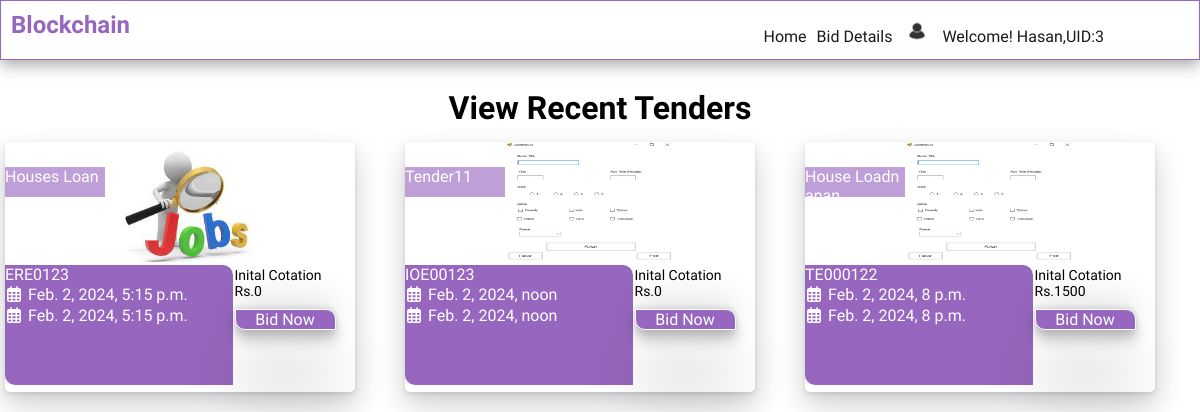
/dashboard/ (signed in), run on an earlier commit of the app's database.
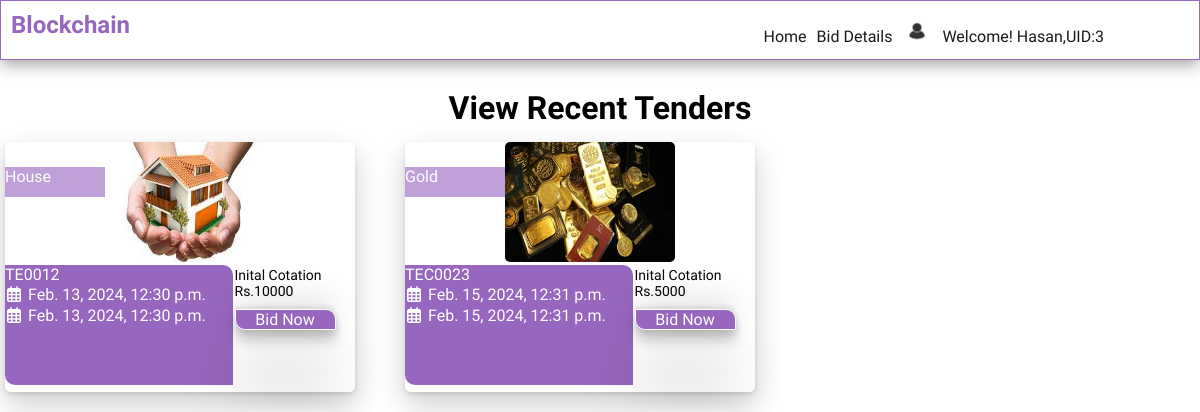
And on a later commit of the database.
### eadmin/models.py (models this page shows)
class tender(models.Model):
    title = models.CharField(max_length=100,null=False, blank=False)
    started_at = models.DateTimeField()
    ended_at = models.DateTimeField()
    img = models.ImageField(upload_to=getFile,null=True,blank=True)
    created_at=models.DateTimeField(auto_now_add=True)
    tenderNo = models.CharField(max_length=100,null=False,blank=False)
    status=  models.BooleanField(default=True)
    initalCotation = models.CharField(max_length=100,null=False,blank=False,default=0)

### eadmin/views.py (the view)
# urls.py: path("dashboard/",views.dashboard, name="dashboard"),
def dashboard(request):
    participant_info = getattr(request, 'participant_info', None)
    if not participant_info:
        return redirect('login')  # Redirect to login if participant_info is not available
    logger.warning(str(participant_info.id))  # Log participant ID
    tenders = getattr(request, 'tenderList', None)
    logger.warning(f"Tenders: {tenders}")
    return render(request, "e-participant/index.html", {'participant_info': participant_info,'tenders':tenders},)

### eadmin/BlockchainMiddleWare.py (called while the page is built)
    def __call__(self, request):
        tender_id = request.GET.get('tender_id', None)  # Assuming the tenderid is passed via GET parameter
        block_list = None
        if tender_id:
            block_list = Blockchain.objects.filter(tenderid=tender_id)
            request.block_list = block_list
        else:
            request.block_list = None
        response = self.get_response(request)
        return response

### eadmin/tenderMiddleware.py (called while the page is built)
    def __call__(self, request):
        tenderList = None
        getTender = tender.objects.all()
        request.tenderList = getTender
        response = self.get_response(request)
        return response

### templates/e-participant/index.html
{% extends 'e-participant/layout.html' %}
{% load static %}
{% block content %}
<div class="header-container">
    <h1>View Recent Tenders</h1>
</div>
<div class="bl-container">
    {% for tender in tenders %}
    <div class="bl-card">
        <div class="bl-img">
            <img src="{% static  tender.img  %}" alt="" class="bl-img">
        </div>
        <div class="bl-content">
            <div class="bl-title">
                {{ tender.title }}
            </div>
          <div class="bl-info">
            <div class="bl-calender">
                <p>{{tender.tenderNo}}</p>
                <i class="fa-regular fa-calendar-days"><span>{{tender.started_at}}</span></i>
                <i class="fa-regular fa-calendar-days"><span>{{tender.started_at}}</span></i>
            </div>
            <div class="bl-cotation">
                <span class="header">Inital Cotation</span>
                <span class="header">Rs.{{tender.initalCotation}}</span>
                <div class="bl-btn">
                    <a href="{% url 'viewBidDetails' tender_id=tender.id %}" >Bid Now</a>
                </div>
            </div>
          </div>
        </div>
    </div>
    {% endfor %}
</div>
{% endblock %}

What changed in the data, as far as the page shows it:
removed tender: img (picture), title "Houses Loan", tenderNo "ERE0123", started_at "Feb. 2, 2024, 5:15 p.m.", initalCotation "0"
removed tender: img (picture), title "Tender11", tenderNo "IOE00123", started_at "Feb. 2, 2024, noon", initalCotation "0"
removed tender: img (picture), title "House Loadn anan", tenderNo "TE000122", started_at "Feb. 2, 2024, 8 p.m.", initalCotation "1500"
added tender: img (picture), title "House", tenderNo "TE0012", started_at "Feb. 13, 2024, 12:30 p.m.", initalCotation "10000"
added tender: img (picture), title "Gold", tenderNo "TEC0023", started_at "Feb. 15, 2024, 12:31 p.m.", initalCotation "5000"
